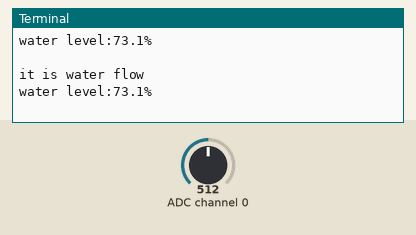
Simulated run of this program. Board: Raspberry Pi (BCM pin numbers). Shown: the last lines printed to the terminal. The inputs (shaded band) are chosen by the test bench; at power-on: ADC channel 0 = 512 (analog values on the 0–1023 scale).

Above: at 3.2 s.
3.3 s: ADC channel 0 set to 20
At 4.8 s:
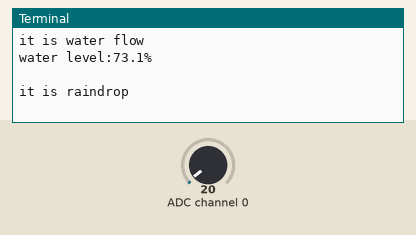
6.5 s: ADC channel 0 set to 0
At 7.5 s:
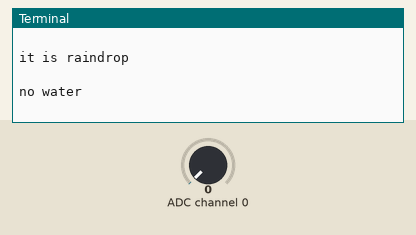

Measured:
- after the input at 3.3 s, the terminal: prints a new line after 0.70 s (image 1)
- after the input at 6.5 s, the terminal: prints a new line after 0.50 s (image 2)

The program:

watersensorMCP3008.py
```python
import RPi.GPIO as GPIO
import time


# change these as desired - they're the pins connected from the
# SPI port on the ADC to the Cobbler
SPICLK = 11
SPIMISO = 9
SPIMOSI = 10
SPICS = 5

# photoresistor connected to adc #0
photo_ch = 0

#port init
def init():
         GPIO.setwarnings(False)
         GPIO.setmode(GPIO.BCM)
         #clean up at the end of your script
#to specify whilch pin numbering system
         # set up the SPI interface pins
         GPIO.setup(SPIMOSI, GPIO.OUT)
         GPIO.setup(SPIMISO, GPIO.IN)
         GPIO.setup(SPICLK, GPIO.OUT)
         GPIO.setup(SPICS, GPIO.OUT)

#read SPI data from MCP3008(or MCP3204) chip,8 possible adc's (0 thru 7)
def readadc(adcnum, clockpin, mosipin, misopin, cspin):
        if ((adcnum > 7) or (adcnum < 0)):
                return -1
        GPIO.output(cspin, True)

        GPIO.output(clockpin, False)  # start clock low
        GPIO.output(cspin, False)     # bring CS low

        commandout = adcnum
        commandout |= 0x18  # start bit + single-ended bit
        commandout <<= 3    # we only need to send 5 bits here
        for i in range(5):
                if (commandout & 0x80):
                        GPIO.output(mosipin, True)
                else:
                        GPIO.output(mosipin, False)
                commandout <<= 1
                GPIO.output(clockpin, True)
                GPIO.output(clockpin, False)

        adcout = 0
        # read in one empty bit, one null bit and 10 ADC bits
        for i in range(12):
                GPIO.output(clockpin, True)
                GPIO.output(clockpin, False)
                adcout <<= 1
                if (GPIO.input(misopin)):
                        adcout |= 0x1

        GPIO.output(cspin, True)

        adcout >>= 1       # first bit is 'null' so drop it
        return adcout

def readWaterLine():
    init()
    time.sleep(2)
    #print("will start detec water level")
    adc_value = readadc(photo_ch, SPICLK, SPIMOSI, SPIMISO, SPICS)
    print(adc_value)
    if adc_value <= 0:
        ret = 0
    elif adc_value >= 800:
        ret = 1
    else:
        ret = adc_value/800.
    return ret


def main():
         init()
         time.sleep(2)
         print("will start detec water level")
         while True:
                  adc_value=readadc(photo_ch, SPICLK, SPIMOSI, SPIMISO, SPICS)
                  if adc_value == 0:
                           print("no water\n")
                  elif adc_value>0 and adc_value<30 :
                           print("it is raindrop\n")
                  elif adc_value>=30 and adc_value<700 :
                           print("it is water flow")
                           print("water level:"+str("%.1f"%(adc_value/700.*100))+"%\n")
                  #print "adc_value= " +str(adc_value)+"\n"
                  time.sleep(1)


if __name__ == '__main__':
         try:
                  main()

         except KeyboardInterrupt:
                  pass
```
